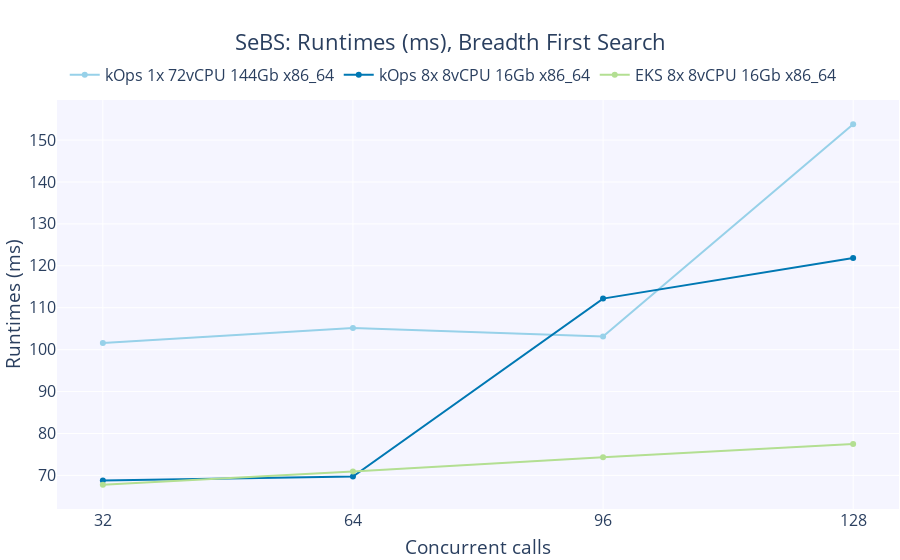

The code cell stored with this chart in its notebook:
### Code cell
fig = go.Figure()

# Add figure title
fig.update_layout(
    legend=dict(
        orientation="h",
        yanchor="bottom",
        y=1.02,
        xanchor="center",
        x=0.47
    ),
    margin=dict(
        # t=1,
        b=1,
        l=1,
        r=1,
        autoexpand=True
    ),
    font=dict(
        size=16
    ),
    title = dict(
        text = "SeBS: Runtimes (ms), Breadth First Search",
        x = 0.5,
        xanchor = 'center'
    ),
    xaxis = dict(
        tickmode = 'array',
        tickvals = concurrent_calls
    ),
    xaxis_title_text='Concurrent calls',
    yaxis_title_text='Runtimes (ms)',
    plot_bgcolor=bgColor
)

for i, k in enumerate(clusters):
    fig.add_trace(
        go.Scatter(
            x = concurrent_calls,
            y = [sebs_df[k]['bfs'][c]['runtime'].mean() for c in concurrent_calls], 
            name = k,
            marker_color=colorPallet[i]
        )
    )
    
fig.show()

### Figure 1 — Plotly figure (JSON) as saved in the notebook; plotly's stock layout.template omitted (floating-point values rounded to 4 significant figures)
{"data": [{"marker": {"color": "rgba(151, 209, 233, 255)"}, "name": "kOps 1x 72vCPU 144Gb x86_64", "type": "scatter", "x": [32, 64, 96, 128], "y": [101.6, 105.2, 103.2, 153.8]}, {"marker": {"color": "rgba(0, 120, 179, 255)"}, "name": "kOps 8x 8vCPU 16Gb x86_64", "type": "scatter", "x": [32, 64, 96, 128], "y": [68.79, 69.72, 112.2, 121.9]}, {"marker": {"color": "rgba(179, 223, 146, 255)"}, "name": "EKS 8x 8vCPU 16Gb x86_64", "type": "scatter", "x": [32, 64, 96, 128], "y": [67.77, 70.92, 74.34, 77.52]}], "layout": {"font": {"size": 16}, "legend": {"orientation": "h", "x": 0.47, "xanchor": "center", "y": 1.02, "yanchor": "bottom"}, "margin": {"autoexpand": true, "b": 1, "l": 1, "r": 1}, "plot_bgcolor": "rgba(245,245,255,255)", "title": {"text": "SeBS: Runtimes (ms), Breadth First Search", "x": 0.5, "xanchor": "center"}, "xaxis": {"autorange": true, "range": [25.96, 134.0], "tickmode": "array", "tickvals": [32, 64, 96, 128], "title": {"text": "Concurrent calls"}, "type": "linear"}, "yaxis": {"autorange": true, "range": [61.62, 159.9], "title": {"text": "Runtimes (ms)"}, "type": "linear"}}}
